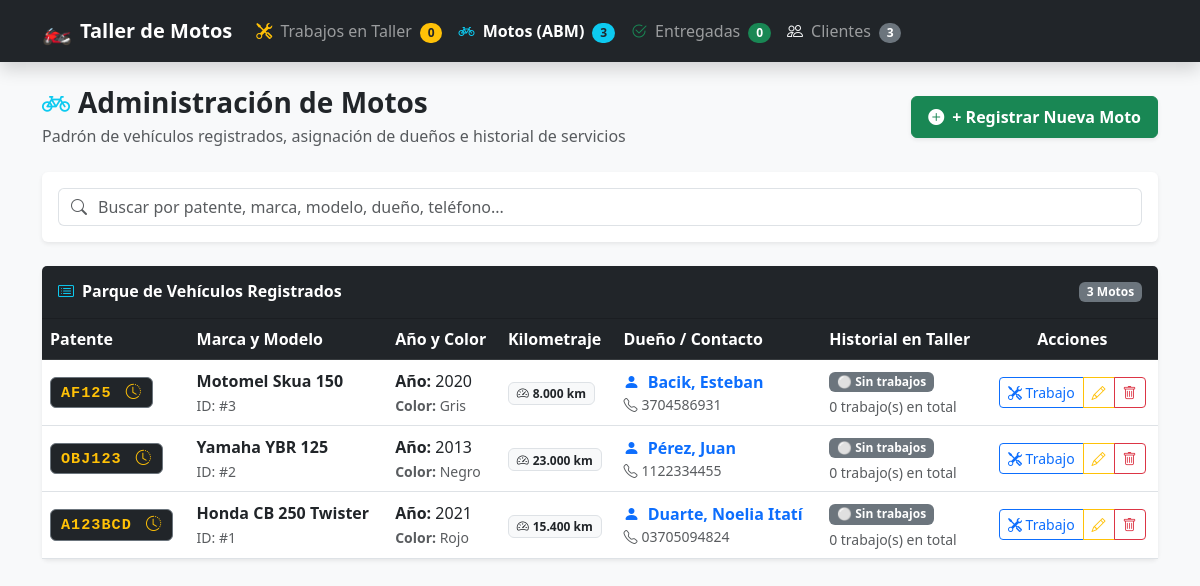
/motos.php, run on an earlier commit of the app's database.
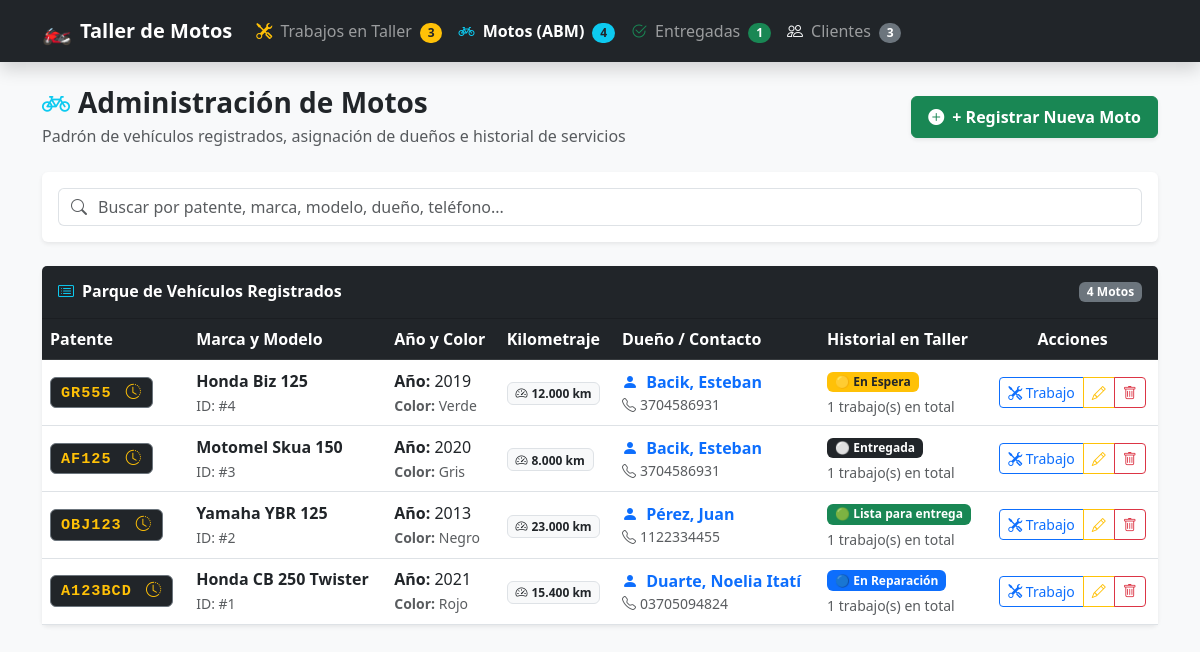
And on a later commit of the database.
### tables this page shows
CREATE TABLE IF NOT EXISTS `motos` (
  `id_moto` INT AUTO_INCREMENT PRIMARY KEY,
  `id_cliente` INT NOT NULL,
  `marca` VARCHAR(50) NOT NULL,
  `modelo` VARCHAR(100) NOT NULL,
  `anio` INT NULL,
  `patente` VARCHAR(20) NOT NULL UNIQUE,
  `color` VARCHAR(30) NULL,
  `kilometraje` INT DEFAULT 0,
  `fecha_registro` TIMESTAMP DEFAULT CURRENT_TIMESTAMP,
  FOREIGN KEY (`id_cliente`) REFERENCES `clientes`(`id_cliente`) ON DELETE CASCADE
);

CREATE TABLE IF NOT EXISTS `clientes` (
  `id_cliente` INT AUTO_INCREMENT PRIMARY KEY,
  `nombre` VARCHAR(100) NOT NULL,
  `apellido` VARCHAR(100) NOT NULL,
  `telefono` VARCHAR(20) NOT NULL,
  `email` VARCHAR(100) NULL,
  `direccion` VARCHAR(200) NULL,
  `fecha_registro` TIMESTAMP DEFAULT CURRENT_TIMESTAMP
);

### motos.php (the view, shortened to what this page needs)
<?php
require_once 'conexion.php';
$sqlMotos = "SELECT m.*,
                    c.nombre AS cliente_nombre, c.apellido AS cliente_apellido,
                    c.telefono AS cliente_telefono, c.direccion AS cliente_direccion,
                    (SELECT t.estado FROM trabajos t WHERE t.id_moto = m.id_moto ORDER BY t.id_trabajo DESC LIMIT 1) AS ultimo_estado,
                    (SELECT COUNT(*) FROM trabajos t WHERE t.id_moto = m.id_moto) AS total_trabajos
             FROM motos m
             INNER JOIN clientes c ON m.id_cliente = c.id_cliente
             ORDER BY m.id_moto DESC";
$stmtMotos = $pdo->query($sqlMotos);
$motos = $stmtMotos->fetchAll();
?>
<!DOCTYPE html>
<html lang="es">
<head>
    <link href="https://cdn.jsdelivr.net/npm/bootstrap@5.3.0/dist/css/bootstrap.min.css" rel="stylesheet">
    <link href="https://cdn.jsdelivr.net/npm/bootstrap-icons@1.10.5/font/bootstrap-icons.css" rel="stylesheet">
</head>
<body class="bg-light">
    <?php include 'navbar.php'; ?>
    <div class="container mb-5">
        <div class="d-flex flex-wrap justify-content-between align-items-center mb-4 gap-3">
            <div>
                <h3 class="fw-bold mb-1 text-dark">
                    <i class="bi bi-bicycle me-2 text-info"></i>Administración de Motos
                </h3>
                <p class="text-muted mb-0">Padrón de vehículos registrados, asignación de dueños e historial de servicios</p>
            </div>
            <div>
                <a href="nueva_moto.php?solo_moto=1" class="btn btn-success fw-bold shadow-sm px-3 py-2">
                    <i class="bi bi-plus-circle-fill me-1"></i> + Registrar Nueva Moto
                </a>
            </div>
        </div>
        <div class="card shadow-sm border-0 mb-4">
            <div class="card-body p-3">
                <div class="input-group">
                    <span class="input-group-text bg-white border-end-0 text-muted">
                        <i class="bi bi-search"></i>
                    </span>
                    <input type="text" id="buscadorMotos" class="form-control border-start-0 ps-0"
                           placeholder="Buscar por patente, marca, modelo, dueño, teléfono..." onkeyup="filtrarMotos()">
                </div>
            </div>
        </div>
        <div class="card shadow-sm border-0">
            <div class="card-header bg-dark text-white d-flex justify-content-between align-items-center py-3">
                <h5 class="mb-0 fs-6 fw-bold">
                    <i class="bi bi-card-list me-2 text-info"></i>Parque de Vehículos Registrados
                </h5>
                <span class="badge bg-secondary" id="contadorFiltradas"><?php echo count($motos); ?> Motos</span>
            </div>
            <div class="card-body p-0">
                <div class="table-responsive">
                    <table class="table table-hover align-middle mb-0" id="tablaMotos">
                        <thead class="table-dark">
                            <tr>
                                <th>Patente</th>
                                <th>Marca y Modelo</th>
                                <th>Año y Color</th>
                                <th>Kilometraje</th>
                                <th>Dueño / Contacto</th>
                                <th>Historial en Taller</th>
                                <th class="text-center">Acciones</th>
                            </tr>
                        </thead>
                        <tbody>
                            <?php if (empty($motos)): ?>
                                <tr>
                                    <td colspan="7" class="text-center py-5 text-muted">
                                        <i class="bi bi-bicycle fs-1 text-muted d-block mb-2"></i>
                                        <strong>No hay motos registradas en el sistema.</strong>
                                        <p class="small text-muted mb-3">Registrá la primera moto haciendo clic en el botón superior.</p>
                                        <a href="nueva_moto.php?solo_moto=1" class="btn btn-sm btn-success">
                                            <i class="bi bi-plus-circle me-1"></i> + Registrar Moto
                                        </a>
                                    </td>
                                </tr>
                            <?php else: ?>
                                <?php foreach ($motos as $m):
                                    $estado = $m['ultimo_estado'] ?? 'Sin trabajos';
                                    $badgeClass = 'bg-secondary';
                                    if ($estado === 'En Espera') $badgeClass = 'bg-warning text-dark';
                                    if ($estado === 'En Reparacion') $badgeClass = 'bg-primary text-white';
                                    if ($estado === 'Terminado') $badgeClass = 'bg-success text-white';
                                    if ($estado === 'Entregado') $badgeClass = 'bg-dark text-white';
                                ?>
                                    <tr class="fila-moto"
                                        data-search="<?php echo strtolower(htmlspecialchars($m['patente'] . ' ' . $m['marca'] . ' ' . $m['modelo'] . ' ' . $m['color'] . ' ' . $m['anio'] . ' ' . $m['cliente_nombre'] . ' ' . $m['cliente_apellido'] . ' ' . $m['cliente_telefono'])); ?>">
                                        <td>
                                            <a href="historial_moto.php?id=<?php echo (int)$m['id_moto']; ?>" class="text-decoration-none" title="Ver historial de esta moto"><span class="badge bg-dark badge-patente border border-secondary text-warning"><?php echo htmlspecialchars($m['patente']); ?> <i class="bi bi-clock-history ms-1"></i></span></a>
                                        </td>
                                        <td>
                                            <div class="fw-bold text-dark fs-6">
                                                <?php echo htmlspecialchars($m['marca'] . ' ' . $m['modelo']); ?>
                                            </div>
                                            <small class="text-muted">ID: #<?php echo $m['id_moto']; ?></small>
                                        </td>
                                        <td>
                                            <span class="d-block text-dark">
                                                <strong>Año:</strong> <?php echo !empty($m['anio']) ? $m['anio'] : '<span class="text-muted">-</span>'; ?>
                                            </span>
                                            <small class="text-muted">
                                                <strong>Color:</strong> <?php echo !empty($m['color']) ? htmlspecialchars($m['color']) : '<span class="text-muted">No especificado</span>'; ?>
                                            </small>
                                        </td>
                                        <td>
                                            <span class="badge bg-light text-dark border">
                                                <i class="bi bi-speedometer2 me-1"></i><?php echo number_format($m['kilometraje'] ?? 0, 0, ',', '.'); ?> km
                                            </span>
                                        </td>
                                        <td>
                                            <div class="fw-bold text-primary">
                                                <i class="bi bi-person-fill me-1"></i>
                                                <?php echo htmlspecialchars($m['cliente_apellido'] . ', ' . $m['cliente_nombre']); ?>
                                            </div>
                                            <small class="text-muted d-block">
                                                <i class="bi bi-telephone me-1"></i><?php echo htmlspecialchars($m['cliente_telefono']); ?>
                                            </small>
                                        </td>
                                        <td>
                                            <span class="badge <?php echo $badgeClass; ?> p-1.5 px-2">
                                                <?php
                                                    if ($estado === 'Terminado') echo '🟢 Lista para entrega';
                                                    elseif ($estado === 'Entregado') echo '⚪ Entregada';
                                                    elseif ($estado === 'En Reparacion') echo '🔵 En Reparación';
                                                    elseif ($estado === 'En Espera') echo '🟡 En Espera';
                                                    else echo '⚪ Sin trabajos';
                                                ?>
                                            </span>
                                            <small class="d-block text-muted mt-1">
                                                <?php echo $m['total_trabajos']; ?> trabajo(s) en total
                                            </small>
                                        </td>
                                        <td class="text-center">
                                            <div class="btn-group btn-group-sm">
                                                <a href="nueva_moto.php?id_moto=<?php echo $m['id_moto']; ?>" class="btn btn-outline-primary" title="Abrir orden de trabajo en taller">
                                                    <i class="bi bi-tools"></i> Trabajo
                                                </a>
                                                <a href="editar_moto.php?id=<?php echo $m['id_moto']; ?>" class="btn btn-outline-warning" title="Editar datos del vehículo">
                                                    <i class="bi bi-pencil"></i>
                                                </a>
                                                <a href="eliminar_moto.php?id=<?php echo $m['id_moto']; ?>" class="btn btn-outline-danger"
                                                   onclick="return confirm('¿Seguro que deseas eliminar el registro de esta moto del padrón?');" title="Eliminar moto">
                                                    <i class="bi bi-trash"></i>
                                                </a>
                                            </div>
                                        </td>
                                    </tr>
                                <?php endforeach; ?>
                            <?php endif; ?>
                        </tbody>
                    </table>
                </div>
            </div>
        </div>
    </div>
</body>
</html>

### navbar.php (shortened to what this page needs)
<?php
$totalActivas = 0;
$totalEntregadas = 0;
$totalMotos = 0;
$totalClientes = 0;
try {
    $stmtCount = $pdo->query("SELECT
        SUM(CASE WHEN estado != 'Entregado' OR estado IS NULL THEN 1 ELSE 0 END) AS activas,
        SUM(CASE WHEN estado = 'Entregado' THEN 1 ELSE 0 END) AS entregadas
        FROM trabajos");
    $counts = $stmtCount->fetch();
    $totalActivas = $counts['activas'] ?? 0;
    $totalEntregadas = $counts['entregadas'] ?? 0;
    $totalMotos = $pdo->query("SELECT COUNT(*) FROM motos")->fetchColumn();
    $totalClientes = $pdo->query("SELECT COUNT(*) FROM clientes")->fetchColumn();
} catch (Exception $e) {}
$currentScript = basename($_SERVER['PHP_SELF']);
?>
<nav class="navbar navbar-expand-lg navbar-dark bg-dark mb-4 shadow sticky-top">
    <div class="container">
        <a class="navbar-brand fw-bold d-flex align-items-center gap-2" href="trabajos.php">
            <span class="fs-4">🏍️</span>
            <span>Taller de Motos</span>
        </a>
        <div class="collapse navbar-collapse" id="navbarNav">
            <ul class="navbar-nav me-auto mb-2 mb-lg-0">
                <li class="nav-item">
                    <a class="nav-link <?php echo ($currentScript === 'trabajos.php' || $currentScript === 'index.php') ? 'active fw-bold' : ''; ?>" href="trabajos.php">
                        <i class="bi bi-tools me-1 text-warning"></i> Trabajos en Taller
                        <span class="badge bg-warning text-dark ms-1 rounded-pill"><?php echo $totalActivas; ?></span>
                    </a>
                </li>
                <li class="nav-item">
                    <a class="nav-link <?php echo ($currentScript === 'motos.php') ? 'active fw-bold' : ''; ?>" href="motos.php">
                        <i class="bi bi-bicycle me-1 text-info"></i> Motos (ABM)
                        <span class="badge bg-info text-dark ms-1 rounded-pill"><?php echo $totalMotos; ?></span>
                    </a>
                </li>
                <li class="nav-item">
                    <a class="nav-link <?php echo ($currentScript === 'entregadas.php') ? 'active fw-bold' : ''; ?>" href="entregadas.php">
                        <i class="bi bi-check2-circle me-1 text-success"></i> Entregadas
                        <span class="badge bg-success ms-1 rounded-pill"><?php echo $totalEntregadas; ?></span>
                    </a>
                </li>
                <li class="nav-item">
                    <a class="nav-link <?php echo ($currentScript === 'clientes.php') ? 'active fw-bold' : ''; ?>" href="clientes.php">
                        <i class="bi bi-people me-1 text-light"></i> Clientes
                        <span class="badge bg-secondary ms-1 rounded-pill"><?php echo $totalClientes; ?></span>
                    </a>
                </li>
            </ul>
        </div>
    </div>
</nav>

### motos.php (style rules this page uses)
.badge-patente { font-family: monospace; letter-spacing: 1px; font-size: 0.95rem; padding: 6px 10px; border-radius: 6px; }

What changed in the data, as far as the page shows it:
added motos: patente "GR555", marca+modelo "Honda Biz 125", id_moto "4", anio "2019", color "Verde", kilometraje "12.000", id_cliente.nombre "Bacik, Esteban", id_cliente.telefono "3704586931", shows "🟡 En Espera", total_trabajos "1"
changed motos "Motomel Skua 150": total_trabajos "0" → "1"; text "⚪ Sin trabajos" → "⚪ Entregada"
changed motos "Yamaha YBR 125": total_trabajos "0" → "1"; text "⚪ Sin trabajos" → "🟢 Lista para entrega"
changed motos "Honda CB 250 Twister": total_trabajos "0" → "1"; text "⚪ Sin trabajos" → "🔵 En Reparación"
Also different on the page:
$totalActivas: "0" → "3"
$totalMotos: "3" → "4"
$totalEntregadas: "0" → "1"
count($motos): "3" → "4"
